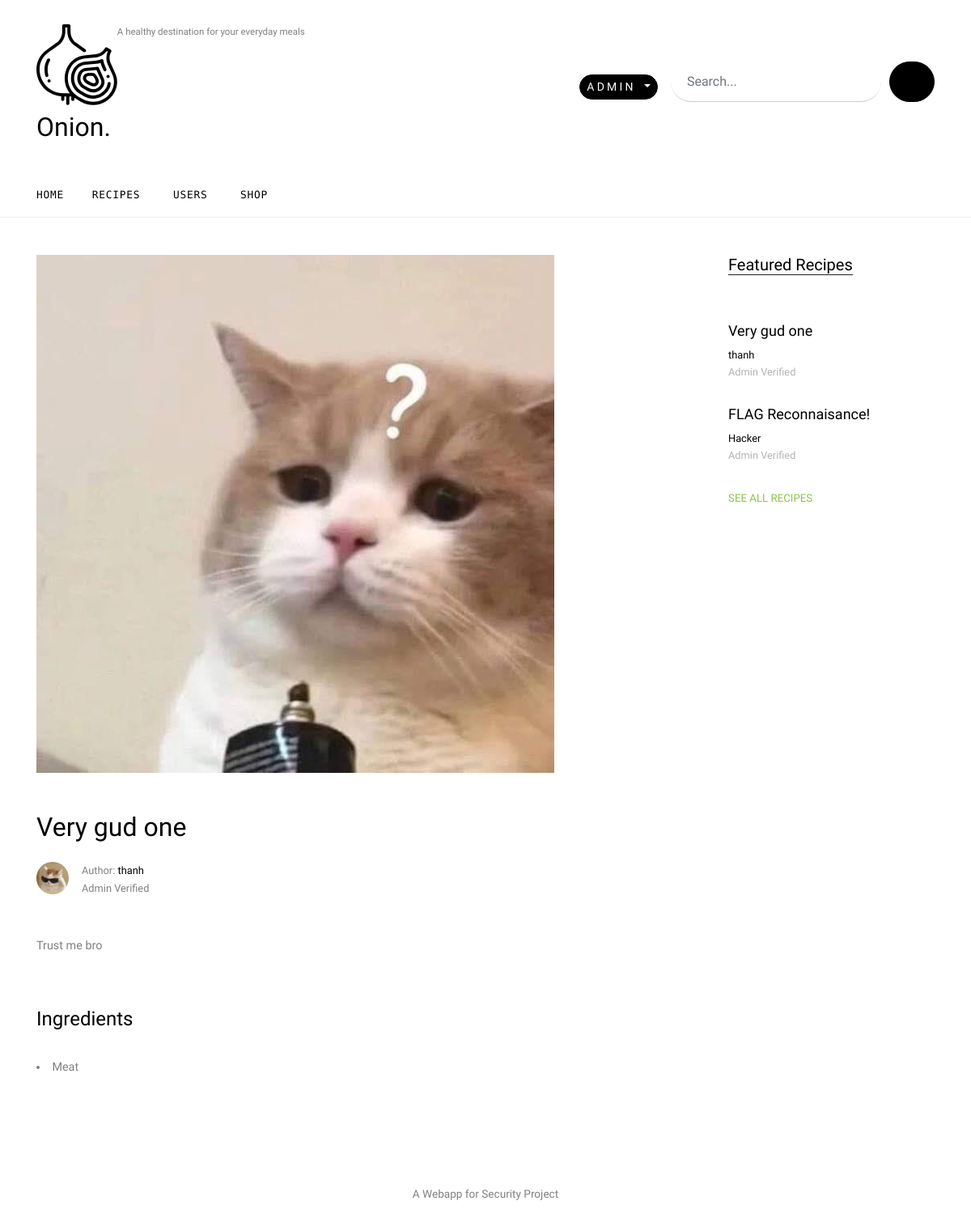
Page /admin/recipe/1 (signed in) on the earlier database version.
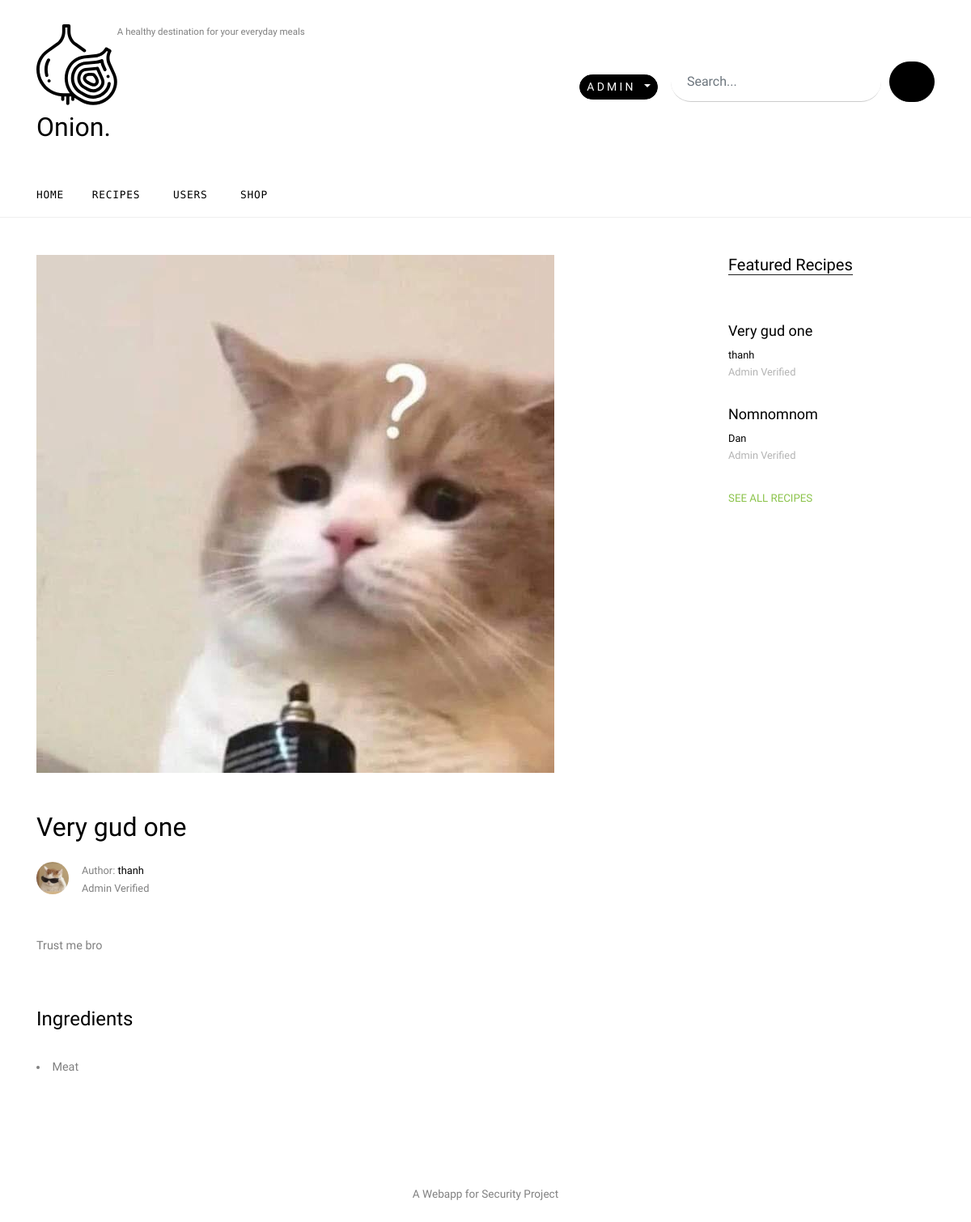
Same page on the later database version.
### App/models.py (models this page shows, shortened)
class Recipe(db.Model):
    id = db.Column(db.Integer, primary_key=True)
    title = db.Column(db.String(255), nullable=False)
    description = db.Column(db.Text, nullable=False)
    time = db.Column(db.Integer, nullable=False)
    servings = db.Column(db.Integer, nullable=False)
    ingredients = db.Column(db.Text, nullable=False)
    image = db.Column(db.String(20), nullable=False, default="default.jpg")
    approval = db.Column(db.Integer, nullable=False)
    status = db.Column(db.String(12), nullable=False)
    saved = db.relationship('Saved', backref='saved_recipe', lazy=True)
    created_by = db.Column(db.Integer, db.ForeignKey('user.id'), nullable=False)

class User(db.Model):
    id = db.Column(db.Integer, primary_key=True)
    name = db.Column(db.Text, nullable=False)
    username = db.Column(db.String(20), unique=True, nullable=False)
    email = db.Column(db.String(120), unique=True, nullable=False)
    profile_pic = db.Column(db.String(20), nullable=False, default='default_user.jpg')
    password = db.Column(db.String(60), nullable=False)
    type = db.Column(db.String(10), nullable=False)
    designation = db.Column(db.Text, nullable=False)
    ingredient = db.relationship('Ingredient', backref='ing_creator', lazy=True)
    recipes = db.relationship('Recipe', backref='recipe_creator', lazy=True)

### App/views/admin.py (the view)
@admin.route('/recipe/<int:recipe_id>')
def single_recipe(recipe_id):
    valid = PassiveControls.validation()
    if valid[0] and valid[2] == "admin":
        recipe = Recipe.query.get_or_404(recipe_id)
        featured = Recipe.query.filter_by(status=1 and 2)
        ingredient = recipe.ingredients.split(',')
        return render_template('admin/single.html', user=valid[3], recipe=recipe, featured=featured, ingredients=ingredient)
    else:
        return render_template("error.html", error=PassiveControls.ErrMsg.access)

### Controls/PassiveControls.py (called while the page is built)
def validation():
    if "id" and "access" and "name" in session:
        return True, session['id'], session['access'], session['name']
    else:
        return False, "None", "None", "None"

### App/templates/admin/single.html
{% extends "admin/base.html" %}
{% block content %}
    <div class="site-section">
      <div class="container">
        <div class="row">
          <div class="col-lg-8 single-content">
            <p class="mb-5">
              <img src="{{ url_for('static', filename= 'images/' + recipe.image) }}" alt="Image" class="img-fluid">
            </p>
            <h1 class="mb-4">
              {{recipe.title}}
            </h1>
            <div class="post-meta d-flex mb-5">
              <div class="bio-pic mr-3">
                <img src="{{ url_for('static', filename= 'images/' + recipe.recipe_creator.profile_pic) }}" alt="Image" class="img-fluidid">
              </div>
              <div class="vcard">
                <span class="d-block">Author: <a href="{{ url_for('user.user_profile', user_id=recipe.recipe_creator.id ) }}">{{recipe.recipe_creator.name}}</a></span>
                <span class="read">
                    {% if recipe.approval < 0 %}
                        Not Verified <span class="mx-1">&bullet;</span>
                    {% elif recipe.approval > 0 %}
                        Admin Verified <span class="icon-star2"></span>
                    {% else %}
                        Rejected
                    {% endif %}</span>
              </div>
            </div>
            <p>{{recipe.description}}</p>
            <div class="pt-5">
                <h4 style="color: black">Ingredients</h4><br>
                {% for ingredient in ingredients %}
                    <li>{{ingredient}}</li>
                {% endfor %}
            </div>
          </div>
          <div class="col-lg-3 ml-auto">
            <div class="section-title">
              <h2>Featured Recipes</h2>
            </div>
              {% if featured %}
            {% for featured in featured %}
            <div class="trend-entry d-flex">
              <div class="trend-contents">
                <h2><a href="blog-single.html">{{featured.title}}</a></h2>
                <div class="post-meta">
                  <span class="d-block"><a href="{{ url_for('user.user_profile', user_id=featured.recipe_creator.id ) }}">{{featured.recipe_creator.name}}</a></span>
                  <span class="date-read">
                      {% if featured.approval < 0 %}
                        Not Verified <span class="mx-1">&bullet;</span>
                    {% elif featured.approval > 0 %}
                        Admin Verified <span class="icon-star2"></span>
                    {% else %}
                        Rejected
                    {% endif %}
                  </span>
                </div>
              </div>
            </div>
              {% else %}
              <p>There are no featured recipe at this moment</p>
            {% endfor %}
              {% endif %}
            <p>
              <a href="{{ url_for('user.recipes') }}" class="more">See All Recipes <span class="icon-keyboard_arrow_right"></span></a>
            </p>
          </div>
        </div>
      </div>
    </div>
{% endblock %}

Differences in the rows shown:
no longer on this page (row edited): Recipe: title "FLAG Reconnaisance!", recipe_creator.name "Hacker", approval "Admin Verified", shown under "Featured Recipes"
now on this page (row edited): Recipe: title "Nomnomnom", recipe_creator.name "Dan", approval "Admin Verified", shown under "Featured Recipes"
